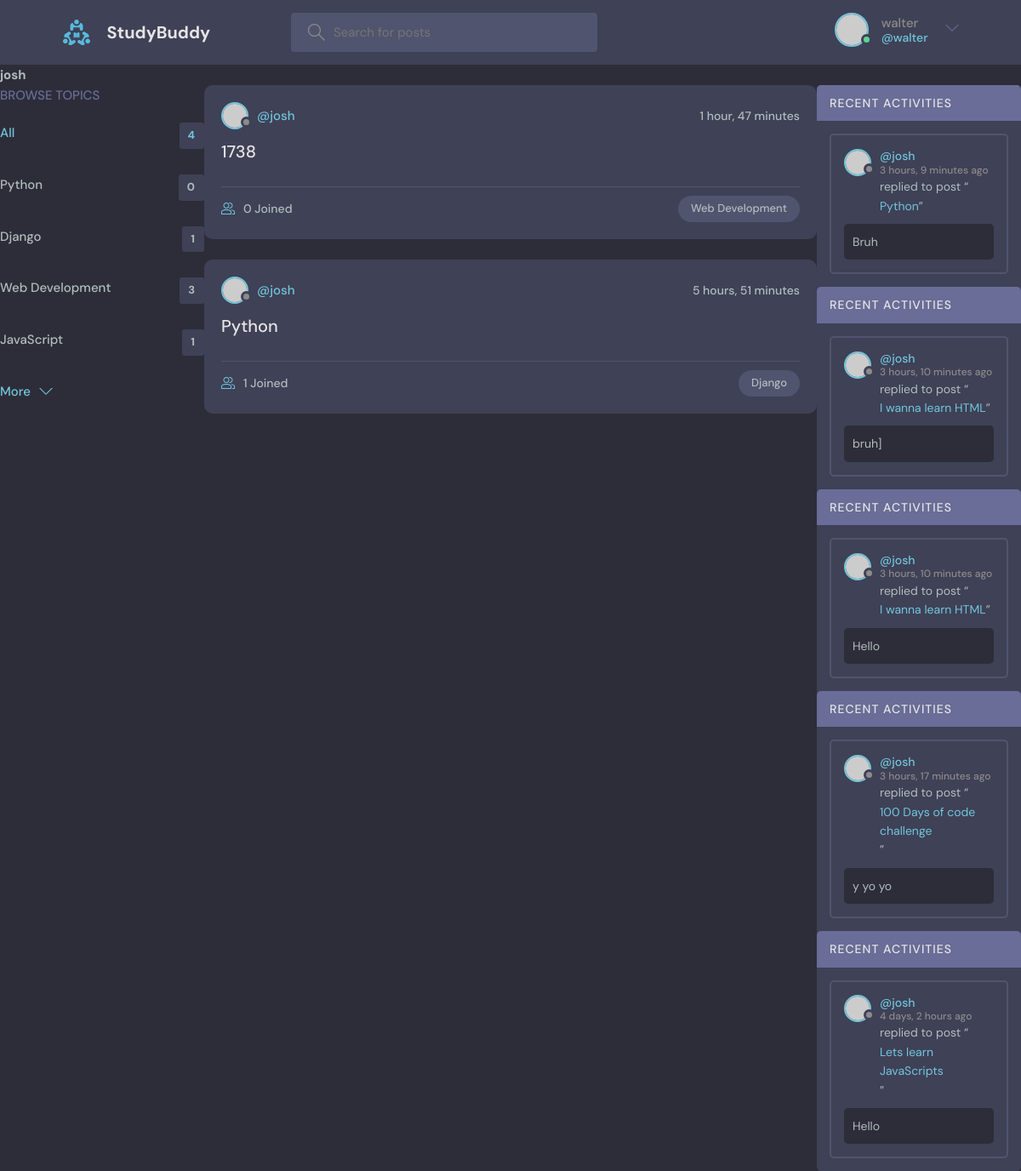
The app's page /profile/2/ (signed in) with its own data.
### base/models.py (models this page shows, shortened)
class Topic(models.Model):
    name = models.CharField(max_length = 200)

class Room(models.Model):
    host =  models.ForeignKey(User, on_delete = models.SET_NULL, null = True)
    topic = models.ForeignKey(Topic, on_delete = models.SET_NULL, null = True)
    name = models.CharField(max_length=200) #Allows different names
    description = models.TextField(null = True, blank = True) #Blank page for decription
    participants = models.ManyToManyField(User, related_name = 'participants', blank = True )
    updated = models.DateTimeField(auto_now = True) # Shows time
    created = models.DateTimeField(auto_now_add = True) #shows time of creation
    class Meta:
        ordering = ['-updated', '-created']
    def __str__(self):
        return self.name

class Message(models.Model):
    user = models.ForeignKey(User, on_delete = models.CASCADE) #A for Users relationship with Room class that deletes all the childern
    room = models.ForeignKey(Room, on_delete = models.CASCADE) #A for room relationship with Room class that deletes all the childern
    body = models.TextField()
    updated = models.DateTimeField(auto_now = True) # Shows time
    created = models.DateTimeField(auto_now_add = True) #shows time of creation
    class Meta:
        ordering = ['-updated', '-created']

### base/views.py (the view)
# urls.py: path('profile/<str:pk>/', views.userProfile, name = "user-profile"), #Path to user profile
def userProfile(request, pk):
    user = User.objects.get(id =pk)
    rooms = user.room_set.all()
    room_messages = user.message_set.all()
    topics = Topic.objects.all()
    context = {'user' : user, 'rooms' : rooms,  'room_messages' :  room_messages, 'topics' : topics}
    return render(request, 'base/profile.html', context)

### base/templates/base/profile.html (shortened to what this page needs)
{% extends 'main.html' %}
{% block content %}
<h1>{{user.username}}</h1>
<div class = "profile-container">
    <div>
        {% include 'base/topics_component.html' %}
    </div>
    <div>
        {% include 'base/feed_component.html' %}
    </div>
    <div>
        {% include 'base/activity_component.html' %}
    </div>
</div>
{% endblock content %}

### templates/navbar.html (shortened to what this page needs)
{% load static %}
<header class="header header--loggedIn">
    <div class="container">
      <a href="{% url 'home' %}" class="header__logo">
        <img src="{% static 'images/logo.svg' %} " />
        <h1>StudyBuddy</h1>
      </a>
      <form class="header__search" method = "GET" action = "{% url 'home'%}">
        <label>
          <input name = 'q' placeholder="Search for posts" />
        </label>
      </form>
      <nav class="header__menu">
        {% if request.user.is_authenticated %}
        <div class="header__user">
          <a href="profile.html">
            <div class="avatar avatar--medium active">
              <img src="https://randomuser.me/api/portraits/men/37.jpg" />
            </div>
            <p>{{request.user.username}}<span>@{{request.user.username}}</span></p>
          </a>
          <button class="dropdown-button">
            <svg version="1.1" xmlns="http://www.w3.org/2000/svg" width="32" height="32" viewBox="0 0 32 32">
              <title>chevron-down</title>
              <path d="M16 21l-13-13h-3l16 16 16-16h-3l-13 13z"></path>
            </svg>
          </button>
        </div>
        {% else %}
        <a href="{% url 'login' %}">
          <img src="{% static 'images/avatar.svg' %}" />
          <p>Login</p>
        </a>
        {% endif %}
      </nav>
    </div>
  </header>

### base/templates/base/topics_component.html
<div class="topics">
    <div class="topics__header">
      <h2>Browse Topics</h2>
    </div>
    <ul class="topics__list">
      <li>
        <a href="{% url 'home' %}" class="active">All <span>{{topics.count}}</span></a>
      </li>
      {% for topic in topics %}
      <li>
        <a href="{% url 'home' %}?q={{topic.name}}">{{topic.name}} <span>{{topic.room_set.all.count}}</span></a>
      </li>
      {% endfor %}
    </ul>
    <a class="btn btn--link" href="topics.html">
      More
      <svg version="1.1" xmlns="http://www.w3.org/2000/svg" width="32" height="32" viewBox="0 0 32 32">
        <title>chevron-down</title>
        <path d="M16 21l-13-13h-3l16 16 16-16h-3l-13 13z"></path>
      </svg>
    </a>
  </div>

### base/templates/base/feed_component.html (shortened to what this page needs)
{% for room in rooms%}
<div class="roomListRoom">
    <div class="roomListRoom__header">
      <a href="{% url 'user-profile' room.host.id %}" class="roomListRoom__author">
        <div class="avatar avatar--small">
          <img src="https://randomuser.me/api/portraits/women/11.jpg" />
        </div>
        <span>@{{room.host.username}}</span>
      </a>
      <div class="roomListRoom__actions">
        <span>{{room.created|timesince}}</span>
      </div>
    </div>
    <div class="roomListRoom__content">
      <a href="{% url 'room' room.id %}">{{room.name}}</a>
    </div>
    <div class="roomListRoom__meta">
      <a href="{% url 'room' room.id %}" class="roomListRoom__joined">
        {{room.participants.all.count}} Joined
      </a>
      <p class="roomListRoom__topic">{{room.topic.name}}</p>
    </div>
  </div>
{% endfor %}

### base/templates/base/activity_component.html (shortened to what this page needs)
{% for message in room_messages %}
<div class="activities">
    <div class="activities__header">
      <h2>Recent Activities</h2>
    </div>
    <div class="activities__box">
      <div class="activities__boxHeader roomListRoom__header">
        <a href="{% url 'user-profile' message.user.id %}" class="roomListRoom__author">
          <div class="avatar avatar--small">
            <img src="https://randomuser.me/api/portraits/women/11.jpg" />
          </div>
          <p>
            @{{message.user}}
            <span>{{message.created | timesince}} ago</span>
          </p>
        </a>
      </div>
      <div class="activities__boxContent">
        <p>replied to post “<a href="{% url 'room' message.room.id %}">{{message.room}}</a>”</p>
        <div class="activities__boxRoomContent">
          {{message.body}}
        </div>
      </div>
    </div>
    {% endfor %}
</div>

### base/templates/base/profile.html (style rules this page uses)
.profile-container { display: grid; grid-template-columns: 1fr 3fr 1fr; }

### records on screen
Topic: name "Python", room_set.all.count "0"
Topic: name "Django", room_set.all.count "1"
Topic: name "Web Development", room_set.all.count "3"
Topic: name "JavaScript", room_set.all.count "1"
Room: host.username "josh", created "1 hour, 47 minutes", name "1738", participants.all.count "0", topic.name "Web Development"
Room: host.username "josh", created "5 hours, 51 minutes", name "Python", participants.all.count "1", topic.name "Django"
Message: user "josh", created "3 hours, 9 minutes", room "Python", body "Bruh"
Message: user "josh", created "3 hours, 10 minutes", room "I wanna learn HTML", body "bruh]"
Message: user "josh", created "3 hours, 10 minutes", room "I wanna learn HTML", body "Hello"
Message: user "josh", created "3 hours, 17 minutes", room "100 Days of code challenge", body "y yo yo"
Message: user "josh", created "4 days, 2 hours", room "Lets learn JavaScripts", body "Hello"

### other values on screen
{{ request.user.username }} "walter"
{{ user.username }} "josh"
{{ topics.count }} "4"
